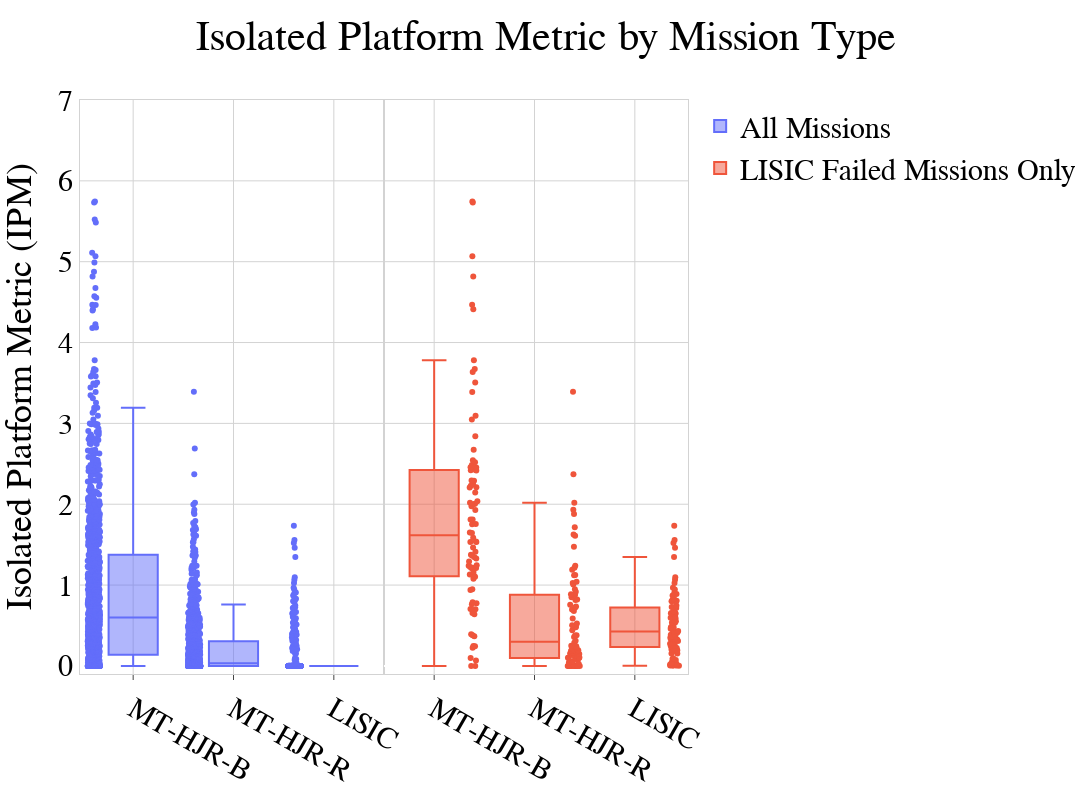

The cell this chart's notebook holds for it:
### Code cell
import plotly.graph_objects as go
from plotly.subplots import make_subplots
import plotly.io as pio
pio.templates['plotly']["layout"]["font"]["family"] = "Palatino"
font = dict(
                family="Palatino",
                size=30,
                color='black'
            )

failed_idx_flocking = metrics_hj_flocking["Isolated_platform_metric"]>0

failed_hj_flocking =  metrics_hj_flocking[failed_idx_flocking]
failed_hj_naive = metrics_hj_naive[failed_idx_flocking]
failed_hj_reactive = metrics_hj_reactive[failed_idx_flocking]

ipm_dict_all= {"hj_naive": metrics_hj_naive["Isolated_platform_metric"],
                      "hj_reactive": metrics_hj_reactive["Isolated_platform_metric"],
                      "flocking":metrics_hj_flocking["Isolated_platform_metric"]}

ipm_dict_failed_connect= {"hj_naive": failed_hj_naive["Isolated_platform_metric"],
                      "hj_reactive": failed_hj_reactive["Isolated_platform_metric"],
                      "flocking":failed_hj_flocking["Isolated_platform_metric"]}

all_x_ticks = ['MT-HJR-B']*len(metrics_hj_naive) + ['MT-HJR-R']*len(metrics_hj_reactive) + ['LISIC']*len(metrics_hj_flocking)
all_missions = list(metrics_hj_naive["Isolated_platform_metric"])+list(metrics_hj_reactive["Isolated_platform_metric"])+ list(metrics_hj_flocking["Isolated_platform_metric"])
failed_x_ticks = ['MT-HJR-B']*len(failed_hj_naive) + ['MT-HJR-R']*len(failed_hj_reactive) + ['LISIC']*len(failed_hj_flocking)
failed_missions = list(failed_hj_naive["Isolated_platform_metric"])+list(failed_hj_reactive["Isolated_platform_metric"])+ list(failed_hj_flocking["Isolated_platform_metric"])

#set_palatino_font_plotly("ocean_navigation_simulator/package_data/font/Palatino_thin.ttf")
# Define the number of rows and columns for the subplots
nrows = 1
ncols = 2

# Create the subplots
fig = make_subplots(rows=nrows, cols=ncols, vertical_spacing=0.1,horizontal_spacing= 0.0,shared_yaxes=True, shared_xaxes=True)

# Define the colors for the box plots
all_missions_color = '#636EFA'
failed_missions_color = '#EF553B'

# Add the box plots to the subplots
fig.add_trace(go.Box(x=all_x_ticks, y=all_missions, jitter=0.25, pointpos=-1.6, boxpoints='all',  line=dict(color=all_missions_color), name='All Missions'), row=1, col=1)
fig.add_trace(go.Box(x=failed_x_ticks, y=failed_missions, jitter=0.25, pointpos=+1.6, boxpoints='all', line=dict(color=failed_missions_color), name='LISIC Failed Missions Only'), row=1, col=2)

# Set the y-axis label for the subplots
fig.update_yaxes(title_text='Isolated Platform Metric (IPM)', row=1, col=1)
#fig.update_yaxes(title_text='IPM', row=1, col=2)

# Set the subplot titles
fig.update_layout(title_text='Isolated Platform Metric by Mission Type', title_x=0.5,  plot_bgcolor='white')
fig.update_xaxes(
    mirror=True,
    ticks='outside',
    showline=True,
    linecolor='lightgrey',
    gridcolor='lightgrey'
)
fig.update_yaxes(
    mirror=True,
    #ticks='outside',
    showline=True,
    #linecolor='black',
    linecolor='lightgrey',
    gridcolor='lightgrey',
    range=[-0.1,7]
)

# Set the box mode to "group" for both subplots
#fig.update_layout(boxmode='group')

# Set the dimensions of the figure
fig.update_layout(height=800, width=1500,font=font)
fig.write_image("ipm_by_mission_type.svg")
# Show the plot
fig.show()

### Figure 1 — Plotly figure (JSON) as saved in the notebook; plotly's stock layout.template omitted (floating-point values rounded to 4 significant figures; data arrays with more than 128 entries replaced by an {"elided": "..."} marker saying what was removed)
{"data": [{"boxpoints": "all", "jitter": 0.25, "line": {"color": "#636EFA"}, "name": "All Missions", "pointpos": -1.6, "type": "box", "x": {"elided": "2940 str values"}, "xaxis": "x", "y": {"elided": "2940 float values"}, "yaxis": "y"}, {"boxpoints": "all", "jitter": 0.25, "line": {"color": "#EF553B"}, "name": "LISIC Failed Missions Only", "pointpos": 1.6, "type": "box", "x": {"elided": "252 str values"}, "xaxis": "x2", "y": {"elided": "252 float values"}, "yaxis": "y2"}], "layout": {"font": {"color": "black", "family": "Palatino", "size": 30}, "height": 800, "plot_bgcolor": "white", "title": {"text": "Isolated Platform Metric by Mission Type", "x": 0.5}, "width": 1500, "xaxis": {"anchor": "y", "domain": [0, 0.5], "gridcolor": "lightgrey", "linecolor": "lightgrey", "mirror": true, "showline": true, "ticks": "outside"}, "xaxis2": {"anchor": "y2", "domain": [0.5, 1], "gridcolor": "lightgrey", "linecolor": "lightgrey", "mirror": true, "showline": true, "ticks": "outside"}, "yaxis": {"anchor": "x", "domain": [0, 1], "gridcolor": "lightgrey", "linecolor": "lightgrey", "mirror": true, "range": [-0.1, 7], "showline": true, "title": {"text": "Isolated Platform Metric (IPM)"}}, "yaxis2": {"anchor": "x2", "domain": [0, 1], "gridcolor": "lightgrey", "linecolor": "lightgrey", "matches": "y", "mirror": true, "range": [-0.1, 7], "showline": true, "showticklabels": false}}}
